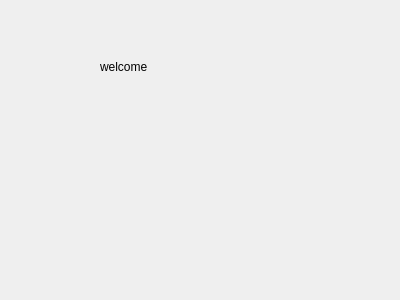
<?xml version="1.0" encoding="UTF-8"?>
<ui version="4.0">
 <class>Dialog</class>
 <widget class="QDialog" name="Dialog">
  <property name="geometry">
   <rect>
    <x>0</x>
    <y>0</y>
    <width>400</width>
    <height>300</height>
   </rect>
  </property>
  <property name="windowTitle">
   <string>Dialog</string>
  </property>
  <widget class="QLabel" name="label">
   <property name="geometry">
    <rect>
     <x>100</x>
     <y>60</y>
     <width>47</width>
     <height>13</height>
    </rect>
   </property>
   <property name="text">
    <string>welcome</string>
   </property>
  </widget>
 </widget>
 <resources/>
 <connections/>
</ui>
